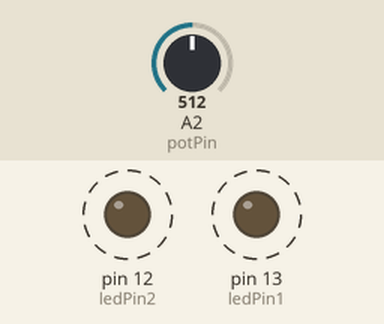
A sketch run on a simulated Arduino Uno, built with avr-gcc and run on an emulated ATmega328P. On the bench: output pins drawn as LEDs (lit = HIGH). Dashed ring = blinking. The test bench sets the inputs (shaded band); at power-on: A2 (potPin) = 512.

Above: at 1.8 s.
1.9 s: A2 (potPin) set to 0
At 2.8 s:
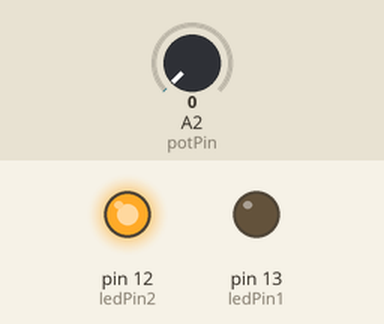
6.0 s: A2 (potPin) set to 716
At 6.29 s:
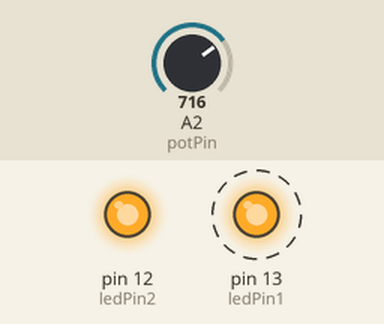
10.1 s: A2 (potPin) set to 511
13.6 s: A2 (potPin) set to 900
At 15.0 s:
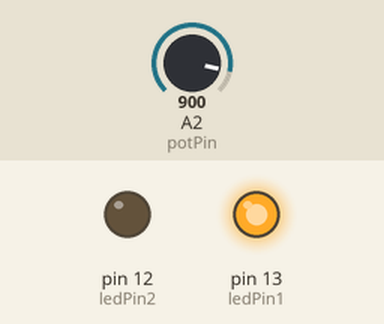
Timing chart, 0 to 18.1 s (numbered marks = the images above; inputs shaded):
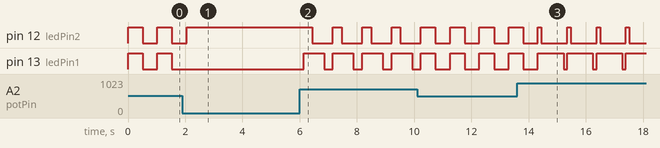

Measured:
- after the input at 1.9 s, pin 12 (ledPin2): goes on until 2.0 s, then stays HIGH; pin 13 (ledPin1): stops changing and stays LOW
- after the input at 6.0 s, pin 12 (ledPin2): alternates HIGH for 0.31 s and LOW for 0.72 s, starting after 0.45 s; pin 13 (ledPin1): alternates HIGH for 0.72 s and LOW for 0.31 s, starting after 0.14 s
- by itself, pin 12 (ledPin2), pin 13 (ledPin1): alternates HIGH for 0.51 s and LOW for 0.51 s

The sketch:

Sketch_Potentiometer.ino
```cpp
/* Analog Read to LED
 * ------------------
 *
 * turns on and off a light emitting diode(LED) connected to digital
 * pin 13. The amount of time the LED will be on and off depends on
 * the value obtained by analogRead(). In the easiest case we connect
 * a potentiometer to analog pin 2.
 *
 * Created 1 December 2005
 * copyleft 2005 DojoDave <http://www.0j0.org>
 * http://arduino.berlios.de
 *
 */

int potPin = 2;    // select the input pin for the potentiometer
int ledPin1 = 13;   // select the pin for the LED
int ledPin2 = 12;
int val1 = 0;       // variable to store the value coming from the sensor
int val2 = 0;

void setup() {
  pinMode(ledPin1, OUTPUT);  // declare the ledPin as an OUTPUT
  pinMode(ledPin2, OUTPUT);  // declare the ledPin as an OUTPUT
}

void loop() {
  val1 = analogRead(potPin);    // read the value from the sensor
  val2 = 1023 - val1;
  if (val1 > val2)
  {
    int diff = val1 - val2;
    digitalWrite(ledPin1, HIGH);
    digitalWrite(ledPin2, HIGH);
    delay(val2);
    digitalWrite(ledPin2, LOW);
    delay(diff);
    digitalWrite(ledPin1, LOW);
    delay(1023 - val1);
  }
  else
  {
    int diff = val2 - val1;
    digitalWrite(ledPin2, HIGH);
    digitalWrite(ledPin1, HIGH);
    delay(val1);
    digitalWrite(ledPin1, LOW);
    delay(diff);
    digitalWrite(ledPin2, LOW);
    delay(1023 - val2);
  }
}
```
